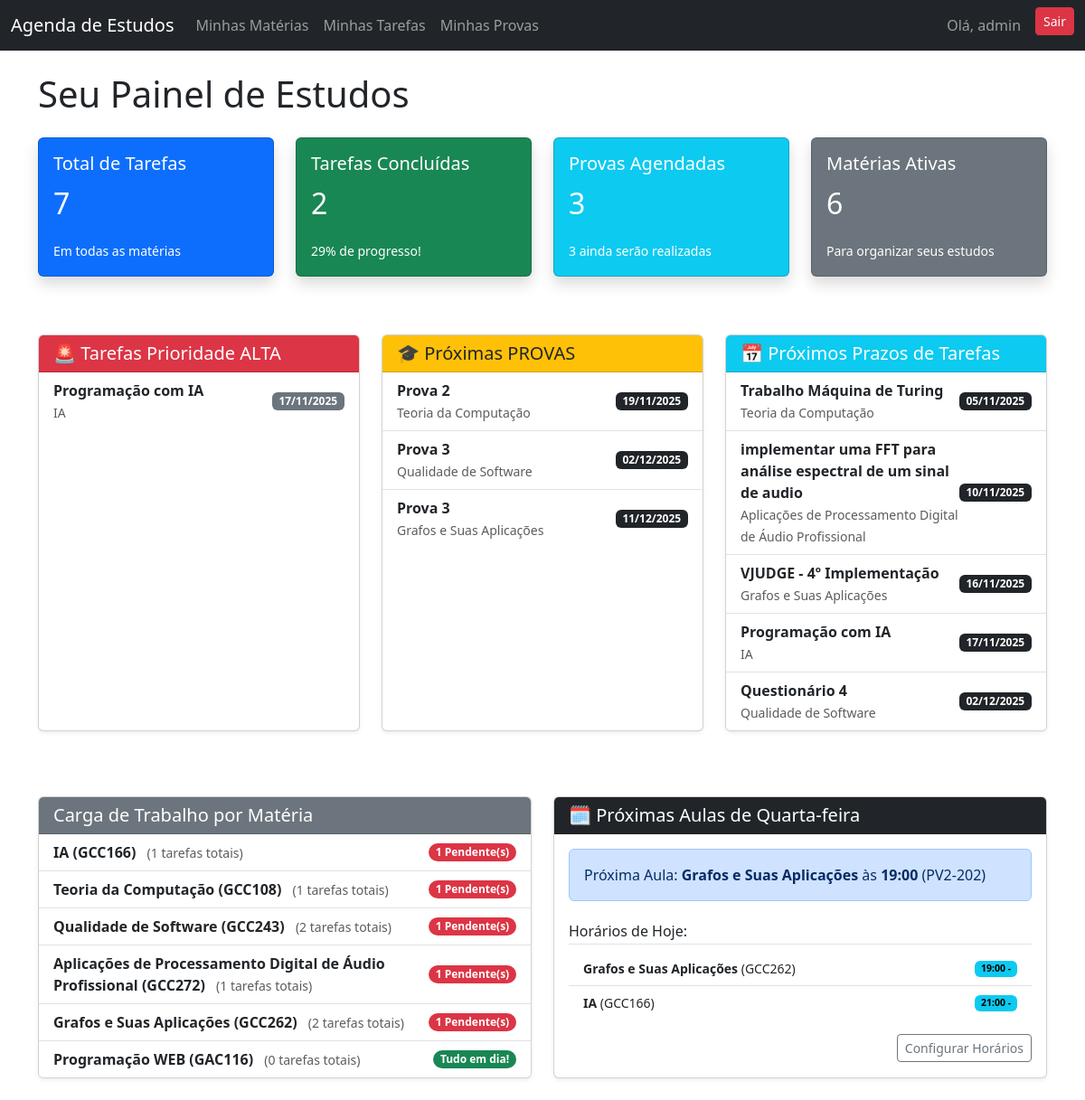
The app's page / (signed in) with its own data.
### agenda/models.py (models this page shows, shortened)
class Tarefa(models.Model):
    STATUS_CHOICES = [('A', 'A Fazer'), ('E', 'Em Andamento'), ('C', 'Concluída')]
    PRIORIDADE_CHOICES = [('B', 'Baixa'), ('M', 'Média'), ('A', 'Alta')]
    materia = models.ForeignKey(Materia, on_delete=models.CASCADE, related_name='tarefas')
    titulo = models.CharField(max_length=200)
    descricao = models.TextField(blank=True, null=True)
    data_inicio = models.DateTimeField(verbose_name="Data de Início")
    data_fim = models.DateTimeField(verbose_name="Data de Fim")
    status = models.CharField(max_length=1, choices=STATUS_CHOICES, default='A')
    prioridade = models.CharField(max_length=1, choices=PRIORIDADE_CHOICES, default='M')
    link_anexo = models.URLField(
        max_length=500,
        blank=True,
        null=True,
        verbose_name="Link de Anexo/Material de Apoio"
    )
    class Meta:
        ordering = ['data_inicio']

class Materia(models.Model):
    usuario = models.ForeignKey(User, on_delete=models.CASCADE)
    nomenclatura = models.CharField(max_length=10, blank=True, verbose_name="Sigla")
    nome = models.CharField(max_length=100)
    notas_materia = models.TextField(
        blank=True,
        null=True,
        verbose_name="Anotações da Matéria"
    )
    link_plano_ensino = models.URLField(
        max_length=500,
        blank=True,
        null=True,
        verbose_name="Link do Plano de Ensino"
    )
    class Meta:
        verbose_name_plural = "Matérias"

class Prova(models.Model):
    materia = models.ForeignKey(
        'Materia',
        on_delete=models.CASCADE,
        related_name='provas',
        verbose_name="Matéria"
    )
    titulo = models.CharField(max_length=200, verbose_name="Título da Prova")
    data_prova = models.DateField(
        verbose_name="Data da Prova",
        blank=True,
        null=True
    )
    observacoes = models.TextField(blank=True, null=True, verbose_name="Observações")
    link_anexos = models.URLField(max_length=200, blank=True, null=True, verbose_name="Link para Anexos (Drive/Lista)")
    class Meta:
        verbose_name_plural = "Provas"
        ordering = ['data_prova']

class HorarioAula(models.Model):
    DIAS_SEMANA = [
        ('SEG', 'Segunda-feira'),
        ('TER', 'Terça-feira'),
        ('QUA', 'Quarta-feira'),
        ('QUI', 'Quinta-feira'),
        ('SEX', 'Sexta-feira'),
        ('SAB', 'Sábado'),
        ('DOM', 'Domingo'),
    ]
    materia = models.ForeignKey(
        'Materia',
        on_delete=models.CASCADE,
        related_name='horarios',
        verbose_name="Matéria"
    )
    dia_semana = models.CharField(max_length=3, choices=DIAS_SEMANA, verbose_name="Dia da Semana")
    hora_inicio = models.TimeField(verbose_name="Hora de Início")
    local = models.CharField(max_length=50, blank=True, null=True, verbose_name="Local/Sala")
    class Meta:
        verbose_name_plural = "Horários de Aula"
        ordering = ['dia_semana', 'hora_inicio']

### agenda/views.py (the view)
# urls.py: path('', views.dashboard, name='home'),
@login_required
def dashboard(request):
    from .models import HorarioAula
    user_tasks = Tarefa.objects.filter(materia__usuario=request.user)
    total_tarefas = user_tasks.count()
    tarefas_concluidas = user_tasks.filter(status='C').count()
    porcentagem_concluida = round((tarefas_concluidas / total_tarefas) * 100) if total_tarefas > 0 else 0
    user_provas = Prova.objects.filter(materia__usuario=request.user)
    total_provas = user_provas.count()
    provas_futuras = user_provas.filter(data_prova__gte=timezone.now().date()).count()
    tarefas_urgentes = user_tasks.filter(status__in=['A', 'E'], prioridade='A').order_by('data_fim')[:5]
    tarefas_proximas = user_tasks.filter(status__in=['A', 'E']).order_by('data_fim')[:5]
    proximas_provas = user_provas.filter(data_prova__gte=timezone.now().date()).order_by('data_prova')[:5]
    distribuicao_materias = Materia.objects.filter(usuario=request.user).annotate(
        total_tarefas=Count('tarefas'),
        tarefas_pendentes=Count('tarefas', filter=Q(tarefas__status__in=['A', 'E'])),
        total_provas=Count('provas'),
        total_materiais=Count('provas__materiais')
    ).order_by('-tarefas_pendentes')
    hoje = timezone.localtime().date()
    hora_atual = timezone.localtime().time()
    dia_semana_num = hoje.weekday()  # 0 = Segunda, 6 = Domingo
    DIAS_MAP = {0: 'SEG', 1: 'TER', 2: 'QUA', 3: 'QUI', 4: 'SEX', 5: 'SAB', 6: 'DOM'}
    dia_semana_sigla = DIAS_MAP.get(dia_semana_num, 'SEG')
    aulas_hoje = HorarioAula.objects.filter(
        materia__usuario=request.user,
        dia_semana=dia_semana_sigla
    ).select_related('materia').order_by('hora_inicio')
    proxima_aula = aulas_hoje.filter(hora_inicio__gte=hora_atual).first()
    if not proxima_aula and aulas_hoje.exists():
        proxima_aula = aulas_hoje.last()
    dia_semana_display = next((d[1] for d in HorarioAula.DIAS_SEMANA if d[0] == dia_semana_sigla), 'Hoje')
    context = {
        'total_tarefas': total_tarefas,
        'tarefas_concluidas': tarefas_concluidas,
        'porcentagem_concluida': porcentagem_concluida,
        'tarefas_urgentes': tarefas_urgentes,
        'tarefas_proximas': tarefas_proximas,
        'total_provas': total_provas,
        'provas_futuras': provas_futuras,
        'proximas_provas': proximas_provas,
        'materias': distribuicao_materias,
        'all_materias': Materia.objects.filter(usuario=request.user).count(),
        'proxima_aula': proxima_aula,
        'aulas_hoje': aulas_hoje,
        'dia_semana_display': dia_semana_display,
        'hoje': hoje,
    }
    return render(request, 'agenda/dashboard.html', context)

### agenda/templates/agenda/dashboard.html (shortened to what this page needs)
{% extends 'agenda/base.html' %}
{% block content %}
<h1 class="mb-4">Seu Painel de Estudos</h1>
<div class="row mb-5">
    <div class="col-md-3 col-sm-6 mb-3">
        <div class="card text-white bg-primary shadow">
            <div class="card-body">
                <h5 class="card-title">Total de Tarefas</h5>
                <p class="card-text fs-2">{{ total_tarefas }}</p>
                <small>Em todas as matérias</small>
            </div>
        </div>
    </div>
    <div class="col-md-3 col-sm-6 mb-3">
        <div class="card text-white bg-success shadow">
            <div class="card-body">
                <h5 class="card-title">Tarefas Concluídas</h5>
                <p class="card-text fs-2">{{ tarefas_concluidas }}</p>
                <small>{{ porcentagem_concluida }}% de progresso!</small>
            </div>
        </div>
    </div>
    <div class="col-md-3 col-sm-6 mb-3">
        <div class="card text-white bg-info shadow">
            <div class="card-body">
                <h5 class="card-title">Provas Agendadas</h5>
                <p class="card-text fs-2">{{ total_provas }}</p>
                <small>{{ provas_futuras }} ainda serão realizadas</small>
            </div>
        </div>
    </div>
    <div class="col-md-3 col-sm-6 mb-3">
        <div class="card text-white bg-secondary shadow">
            <div class="card-body">
                <h5 class="card-title">Matérias Ativas</h5>
                <p class="card-text fs-2">{{ all_materias }}</p>
                <small>Para organizar seus estudos</small>
            </div>
        </div>
    </div>
</div>
<div class="row mb-5">
    <div class="col-md-4 mb-4">
        <div class="card shadow-sm h-100">
            <div class="card-header bg-danger text-white">
                <h5 class="mb-0">🚨 Tarefas Prioridade ALTA</h5>
            </div>
            <ul class="list-group list-group-flush">
                {% for tarefa in tarefas_urgentes %}
                <li class="list-group-item d-flex justify-content-between align-items-center">
                    <div>
                        <a href="{% url 'tarefa_update' tarefa.pk %}" class="text-decoration-none text-dark">
                            <strong>{{ tarefa.titulo }}</strong>
                        </a>
                        <br><small class="text-muted">{{ tarefa.materia.nome }}</small>
                    </div>
                    <span class="badge text-bg-secondary">{{ tarefa.data_fim|date:"d/m/Y" }}</span>
                </li>
                {% empty %}
                <li class="list-group-item text-center text-muted">Nenhuma tarefa urgente no momento.</li>
                {% endfor %}
            </ul>
        </div>
    </div>
    <div class="col-md-4 mb-4">
        <div class="card shadow-sm h-100">
            <div class="card-header bg-warning text-dark">
                <h5 class="mb-0">🎓 Próximas PROVAS</h5>
            </div>
            <ul class="list-group list-group-flush">
                {% for prova in proximas_provas %}
                <li class="list-group-item d-flex justify-content-between align-items-center">
                    <div>
                        <a href="{% url 'prova_update' prova.pk %}" class="text-decoration-none text-dark">
                            <strong>{{ prova.titulo }}</strong>
                        </a>
                        <br><small class="text-muted">{{ prova.materia.nome }}</small>
                    </div>
                    <span class="badge text-bg-dark">{{ prova.data_prova|date:"d/m/Y" }}</span>
                </li>
                {% empty %}
                <li class="list-group-item text-center text-muted">Nenhuma prova agendada para breve.</li>
                {% endfor %}
            </ul>
        </div>
    </div>
    <div class="col-md-4 mb-4">
        <div class="card shadow-sm h-100">
            <div class="card-header bg-info text-white">
                <h5 class="mb-0">📅 Próximos Prazos de Tarefas</h5>
            </div>
            <ul class="list-group list-group-flush">
                {% for tarefa in tarefas_proximas %}
                <li class="list-group-item d-flex justify-content-between align-items-center">
                    <div>
                        <a href="{% url 'tarefa_update' tarefa.pk %}" class="text-decoration-none text-dark">
                            <strong>{{ tarefa.titulo }}</strong>
                        </a>
                        <br><small class="text-muted">{{ tarefa.materia.nome }}</small>
                    </div>
                    <span class="badge text-bg-dark">{{ tarefa.data_fim|date:"d/m/Y" }}</span>
                </li>
                {% empty %}
                <li class="list-group-item text-center text-muted">Nenhuma tarefa próxima.</li>
                {% endfor %}
            </ul>
        </div>
    </div>
</div>
<div class="row">
    <div class="col-md-6 mb-4">
        <div class="card shadow-sm h-100">
            <div class="card-header bg-secondary text-white">
                <h5 class="mb-0">Carga de Trabalho por Matéria</h5>
            </div>
            <ul class="list-group list-group-flush">
                {% for materia in materias %}
                <li class="list-group-item">
                    <div class="d-flex justify-content-between align-items-center">
                        <div>
                            <a href="{% url 'tarefa_list' %}?materia={{ materia.pk }}" class="text-dark text-decoration-none">
                                <strong>{{ materia.nome }} ({{ materia.nomenclatura }})</strong>
                            </a>
                            <small class="text-muted ms-2">({{ materia.total_tarefas }} tarefas totais)</small>
                        </div>
                        {% if materia.tarefas_pendentes > 0 %}
                        <span class="badge text-bg-danger rounded-pill">
                            {{ materia.tarefas_pendentes }} Pendente(s)
                        </span>
                        {% else %}
                        <span class="badge text-bg-success rounded-pill">
                            Tudo em dia!
                        </span>
                        {% endif %}
                    </div>
                </li>
                {% empty %}
                <li class="list-group-item text-center text-muted">Você ainda não cadastrou nenhuma matéria.</li>
                {% endfor %}
            </ul>
        </div>
    </div>
    <div class="col-md-6 mb-4">
        <div class="card shadow-sm h-100">
            <div class="card-header bg-dark text-white">
                <h5 class="mb-0">🗓️ Próximas Aulas de {{ dia_semana_display }}</h5>
            </div>
            <div class="card-body">
                {% if proxima_aula %}
                    <div class="alert alert-primary mb-3">
                        Próxima Aula: <strong>{{ proxima_aula.materia.nome }}</strong> às
                        <strong>{{ proxima_aula.hora_inicio|date:"H:i" }}</strong> ({{ proxima_aula.local|default:"Local não informado" }})
                    </div>
                {% else %}
                    <div class="alert alert-secondary">
                        Nenhuma aula restante para hoje ({{ dia_semana_display|default:'--' }}).
                    </div>
                {% endif %}
                <h6 class="mt-4 border-bottom pb-1">Horários de Hoje:</h6>
                <ul class="list-group list-group-flush small">
                    {% for aula in aulas_hoje %}
                    <li class="list-group-item d-flex justify-content-between align-items-center">
                        <div>
                            <strong>{{ aula.materia.nome }}</strong> ({{ aula.materia.nomenclatura }})
                        </div>
                        <span class="badge text-bg-info">
                            {{ aula.hora_inicio|date:"H:i" }} - {{ aula.hora_fim|date:"H:i" }}
                        </span>
                    </li>
                    {% empty %}
                    <li class="list-group-item text-muted">Você não tem horários cadastrados para hoje.</li>
                    {% endfor %}
                </ul>
                <div class="mt-3 text-end">
                    <a href="{% url 'materia_list' %}" class="btn btn-sm btn-outline-secondary">Configurar Horários</a>
                </div>
            </div>
        </div>
    </div>
</div>
{% endblock content %}

### agenda/templates/agenda/base.html (shortened to what this page needs)
<!doctype html>
<html lang="pt-br">
<head>
    <link href="https://cdn.jsdelivr.net/npm/bootstrap@5.3.2/dist/css/bootstrap.min.css" rel="stylesheet">
</head>
<body>
    <nav class="navbar navbar-expand-lg navbar-dark bg-dark">
        <div class="container-fluid">
            <a class="navbar-brand" href="{% url 'home' %}">Agenda de Estudos</a>
            <div class="collapse navbar-collapse" id="navbarNav">
                {% if user.is_authenticated %}
                    <ul class="navbar-nav me-auto mb-2 mb-lg-0">
                        <li class="nav-item">
                            <a class="nav-link {% if request.resolver_match.url_name == 'materia_list' %}active{% endif %}" href="{% url 'materia_list' %}">Minhas Matérias</a>
                        </li>
                        <li class="nav-item">
                            <a class="nav-link {% if request.resolver_match.url_name == 'tarefa_list' %}active{% endif %}" href="{% url 'tarefa_list' %}">Minhas Tarefas</a>
                        </li>
                        <li class="nav-item">
                            <a class="nav-link {% if request.resolver_match.url_name == 'prova_list' %}active{% endif %}" href="{% url 'prova_list' %}">Minhas Provas</a>
                        </li>
                    </ul>
                {% endif %}
                <div class="d-flex ms-auto">
                    {% if user.is_authenticated %}
                        <span class="navbar-text me-3">Olá, {{ user.username }}</span>
                        <form method="POST" action="{% url 'logout' %}">
                            <button class="btn btn-danger btn-sm" type="submit">Sair</button>
                        </form>
                    {% else %}
                        <a href="{% url 'login' %}" class="btn btn-success me-2">Entrar</a>
                        <a href="{% url 'cadastro' %}" class="btn btn-primary">Cadastrar</a>
                    {% endif %}
                </div>
            </div>
        </div>
    </nav>
    <main class="container mt-4">
        {% block content %}{% endblock %}
    </main>
</body>
</html>

### records on screen
Tarefa: titulo "Programação com IA", materia.nome "IA", data_fim "17/11/2025"
Prova: titulo "Prova 2", materia.nome "Teoria da Computação", data_prova "19/11/2025"
Prova: titulo "Prova 3", materia.nome "Qualidade de Software", data_prova "02/12/2025"
Prova: titulo "Prova 3", materia.nome "Grafos e Suas Aplicações", data_prova "11/12/2025"
Tarefa: titulo "Trabalho Máquina de Turing", materia.nome "Teoria da Computação", data_fim "05/11/2025"
Tarefa: titulo "implementar uma FFT para análise espectral de um sinal de audio", materia.nome "Aplicações de Processamento Digital de Áudio Profissional", data_fim "10/11/2025"
Tarefa: titulo "VJUDGE - 4º Implementação", materia.nome "Grafos e Suas Aplicações", data_fim "16/11/2025"
Tarefa: titulo "Questionário 4", materia.nome "Qualidade de Software", data_fim "02/12/2025"
Materia: nome "IA", nomenclatura "GCC166", total_tarefas "1", tarefas_pendentes "1"
Materia: nome "Teoria da Computação", nomenclatura "GCC108", total_tarefas "1", tarefas_pendentes "1"
Materia: nome "Qualidade de Software", nomenclatura "GCC243", total_tarefas "2", tarefas_pendentes "1"
Materia: nome "Aplicações de Processamento Digital de Áudio Profissional", nomenclatura "GCC272", total_tarefas "1", tarefas_pendentes "1"
Materia: nome "Grafos e Suas Aplicações", nomenclatura "GCC262", total_tarefas "2", tarefas_pendentes "1"
Materia: nome "Programação WEB", nomenclatura "GAC116", total_tarefas "0", shows "Tudo em dia!"
HorarioAula: materia.nome "Grafos e Suas Aplicações", hora_inicio "19:00", local "PV2-202", materia.nomenclatura "GCC262"
HorarioAula: materia.nome "IA", materia.nomenclatura "GCC166", hora_inicio "21:00"

### other values on screen
{{ user.username }} "admin"
{{ total_tarefas }} "7"
{{ tarefas_concluidas }} "2"
{{ porcentagem_concluida }} "29"
{{ total_provas }} "3"
{{ provas_futuras }} "3"
{{ all_materias }} "6"
{{ dia_semana_display }} "Quarta-feira"
